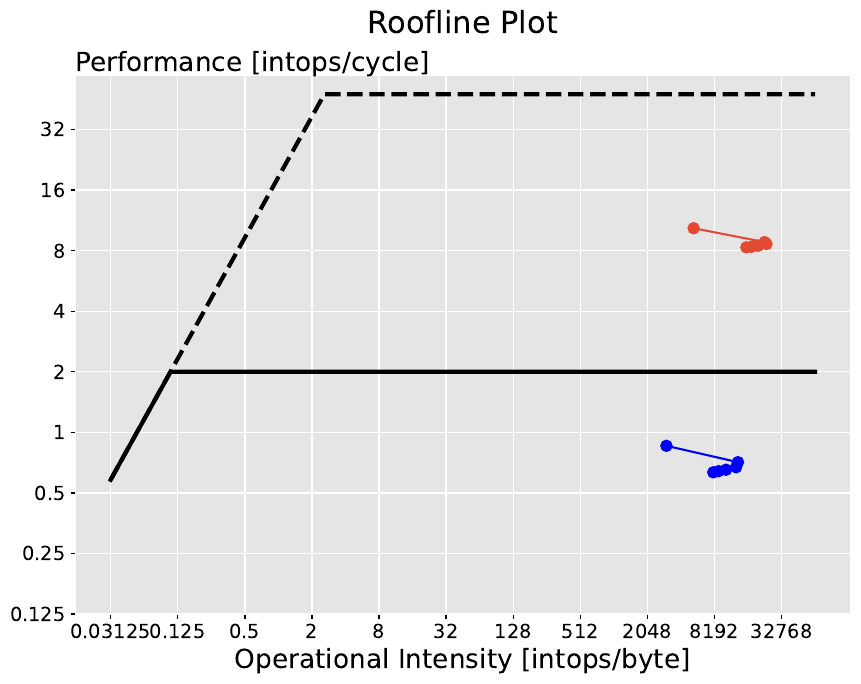

The script that saved this image:
import numpy as np
import pandas as pd
import matplotlib.pyplot as plt

plt.style.use('ggplot')

fig, ax = plt.subplots(figsize=[10, 7])


opt3_O3 = pd.read_csv('benchmark_numblocks_opt3_O3.csv')
opt2_O3 = pd.read_csv('benchmark_numblocks_opt2_O3.csv')





# Define peak performance and memory bandwidth
peak_perf = 2  # flops/cycle
bandwidth = 18.57  # bytes/cycle

# Create data points for roofline plot
xs = np.logspace(-5, 16, num=1000, base=2)  # operational intensity (FLOPs/byte)

ys = np.minimum(xs * bandwidth, peak_perf)    # Scalar performance peak
ys2 = np.minimum(xs * bandwidth, 48) # Vetor performance peak


def nr_bytes(numblocks, bs, ov):
    input_bytes = (239**2) * 3 * 2
    errormatrix_bytes = ((239-bs+1)**2)*4
    output_bytes = ((numblocks * bs - (bs-1) * ov)**2) * 3 * 2
    errormatrix_dp_bytes = (ov*bs)*4
    return input_bytes + errormatrix_bytes + output_bytes


def nr_bytes2(numblocks, bs, ov):
    input_bytes = (239**2) * 3 * 4
    errormatrix_bytes = ((239-bs+1)**2)*4
    output_bytes = ((numblocks * bs - (bs-1) * ov)**2) * 3 * 4
    errormatrix_dp_bytes = (ov*bs)*4
    return input_bytes + errormatrix_bytes + output_bytes


# Plot the roofline and data points
plt.xscale('log', base=2)
plt.yscale('log', base=2)
ax.plot(xs, ys, 'k-', linewidth=3, markersize=12)
ax.plot(xs, ys2, 'k--', linewidth=3, markersize=12)
ax.plot(opt3_O3['flops']/opt3_O3['numblocks'].apply(nr_bytes,args=(48,8)), opt3_O3['flops']/opt3_O3['cycles'], marker='o', linewidth=1.5, markersize=8)
ax.plot(opt2_O3['flops']/opt2_O3['numblocks'].apply(nr_bytes2,args=(48,8)), opt2_O3['flops']/opt2_O3['cycles'], marker='o', color="blue", linewidth=1.5, markersize=8)


plt.xlabel('Operational Intensity [intops/byte]', fontsize=19, color='black')

ax.text(0.0, 1.02, 'Performance [intops/cycle]', horizontalalignment='left', verticalalignment='center', transform=ax.transAxes, fontsize=19)



ax.set_title('Roofline Plot', fontsize=22, color='black', pad=30)



# Set the x-ticks to be evenly spaced on a log scale
xticks = [2**i for i in range(-5, 16, 2)]
plt.xticks(xticks, [str(x) for x in xticks], fontsize=14, color='black')



# Set the y-ticks to be evenly spaced on a log scale
yticks = [2**i for i in range(-3, 6)]
plt.yticks(yticks, [str(y) for y in yticks], fontsize=14, color='black')



#ax.spines['bottom'].set_color('black')
#ax.spines['bottom'].set_linewidth(1)
ax.grid(axis='x', linewidth=1)
ax.grid(axis='y', linewidth=1)
ax.tick_params(axis='both', width=1, color='black')

plt.savefig('roofline.pdf', bbox_inches='tight')

plt.show()
